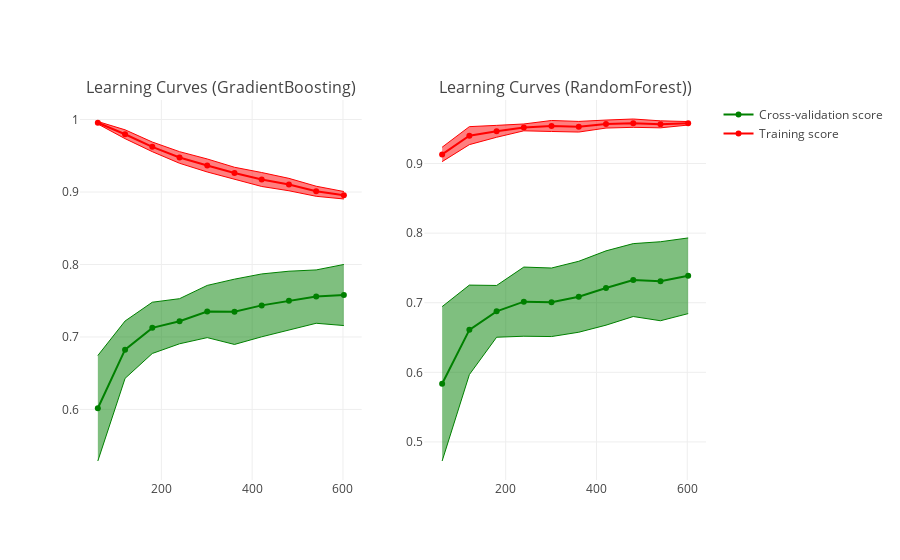

The notebook cell this image was saved under:
### Code cell
cv = ShuffleSplit(n_splits=10, test_size=0.2, random_state=0)

plot_learning_curve(GradientBoostingRegressor(), filtered_data,labels,1,cv=cv)
plot_learning_curve(RandomForestRegressor(), filtered_data,labels,2,cv=cv)
fig['layout'].update(hovermode='closest')
iplot(fig)

### Figure 1 — Plotly figure (JSON) as saved in the notebook; plotly's stock layout.template omitted (floating-point values rounded to 4 significant figures)
{"data": [{"line": {"color": "green", "width": 1}, "mode": "lines", "showlegend": false, "type": "scatter", "uid": "cdb703e2-7352-4975-8db0-02f36a5f70f4", "x": [60, 120, 180, 240, 301, 361, 421, 481, 541, 602], "xaxis": "x", "y": [0.6744, 0.722, 0.7479, 0.7528, 0.7711, 0.7798, 0.7869, 0.7907, 0.7925, 0.8], "yaxis": "y"}, {"fill": "tonexty", "line": {"color": "green", "width": 1}, "mode": "lines", "showlegend": false, "type": "scatter", "uid": "ca4e2497-ddff-48f5-96e8-56130b33994b", "x": [60, 120, 180, 240, 301, 361, 421, 481, 541, 602], "xaxis": "x", "y": [0.5288, 0.6429, 0.6772, 0.6906, 0.6991, 0.6897, 0.7002, 0.7093, 0.7189, 0.7157], "yaxis": "y"}, {"line": {"color": "red", "width": 1}, "mode": "lines", "showlegend": false, "type": "scatter", "uid": "c3d450ae-2746-44b2-8af4-e25d7721c937", "x": [60, 120, 180, 240, 301, 361, 421, 481, 541, 602], "xaxis": "x", "y": [0.9972, 0.9858, 0.969, 0.9557, 0.9456, 0.9342, 0.9269, 0.9188, 0.908, 0.9007], "yaxis": "y"}, {"fill": "tonexty", "line": {"color": "red", "width": 1}, "mode": "lines", "showlegend": false, "type": "scatter", "uid": "0b101e76-0c22-4966-bb52-e5a2774c2354", "x": [60, 120, 180, 240, 301, 361, 421, 481, 541, 602], "xaxis": "x", "y": [0.9939, 0.9736, 0.9556, 0.9396, 0.9277, 0.9182, 0.9076, 0.9017, 0.8941, 0.8904], "yaxis": "y"}, {"marker": {"color": "red"}, "name": "Training score", "showlegend": true, "type": "scatter", "uid": "42e748dc-1947-476b-93c6-8c4e62e51fff", "x": [60, 120, 180, 240, 301, 361, 421, 481, 541, 602], "xaxis": "x", "y": [0.9956, 0.9797, 0.9623, 0.9477, 0.9366, 0.9262, 0.9173, 0.9103, 0.901, 0.8955], "yaxis": "y"}, {"marker": {"color": "green"}, "name": "Cross-validation score", "showlegend": true, "type": "scatter", "uid": "154fe37a-b877-468f-87f0-9d06475c1d64", "x": [60, 120, 180, 240, 301, 361, 421, 481, 541, 602], "xaxis": "x", "y": [0.6016, 0.6824, 0.7126, 0.7217, 0.7351, 0.7347, 0.7436, 0.75, 0.7557, 0.7579], "yaxis": "y"}, {"line": {"color": "green", "width": 1}, "mode": "lines", "showlegend": false, "type": "scatter", "uid": "cd69aaa7-a771-40fa-8350-b517b9ae3a19", "x": [60, 120, 180, 240, 301, 361, 421, 481, 541, 602], "xaxis": "x2", "y": [0.6944, 0.7253, 0.7248, 0.7512, 0.7499, 0.7596, 0.7745, 0.7849, 0.7876, 0.7931], "yaxis": "y2"}, {"fill": "tonexty", "line": {"color": "green", "width": 1}, "mode": "lines", "showlegend": false, "type": "scatter", "uid": "69639895-863c-4d18-8e0c-861acd68f87f", "x": [60, 120, 180, 240, 301, 361, 421, 481, 541, 602], "xaxis": "x2", "y": [0.4726, 0.5967, 0.6504, 0.6518, 0.6514, 0.6576, 0.6677, 0.6802, 0.6741, 0.6844], "yaxis": "y2"}, {"line": {"color": "red", "width": 1}, "mode": "lines", "showlegend": false, "type": "scatter", "uid": "fd6e49ae-4f55-4ead-8cf9-5143ca9163f1", "x": [60, 120, 180, 240, 301, 361, 421, 481, 541, 602], "xaxis": "x2", "y": [0.9234, 0.953, 0.9549, 0.9569, 0.9619, 0.9606, 0.9625, 0.964, 0.9614, 0.9604], "yaxis": "y2"}, {"fill": "tonexty", "line": {"color": "red", "width": 1}, "mode": "lines", "showlegend": false, "type": "scatter", "uid": "f6952fc0-3126-4a98-a549-6af900225094", "x": [60, 120, 180, 240, 301, 361, 421, 481, 541, 602], "xaxis": "x2", "y": [0.9027, 0.9272, 0.9378, 0.947, 0.9461, 0.9452, 0.951, 0.952, 0.9513, 0.9553], "yaxis": "y2"}, {"marker": {"color": "red"}, "name": "Training score", "showlegend": false, "type": "scatter", "uid": "99b843e2-0aa4-4eaf-afd8-6bff7f01b563", "x": [60, 120, 180, 240, 301, 361, 421, 481, 541, 602], "xaxis": "x2", "y": [0.9131, 0.9401, 0.9463, 0.9519, 0.954, 0.9529, 0.9567, 0.958, 0.9563, 0.9578], "yaxis": "y2"}, {"marker": {"color": "green"}, "name": "Cross-validation score", "showlegend": false, "type": "scatter", "uid": "015174a6-70d5-41fc-a562-cd4ed357a853", "x": [60, 120, 180, 240, 301, 361, 421, 481, 541, 602], "xaxis": "x2", "y": [0.5835, 0.661, 0.6876, 0.7015, 0.7006, 0.7086, 0.7211, 0.7325, 0.7309, 0.7387], "yaxis": "y2"}], "layout": {"annotations": [{"font": {"size": 16}, "showarrow": false, "text": "Learning Curves (GradientBoosting)", "x": 0.225, "xanchor": "center", "xref": "paper", "y": 1, "yanchor": "bottom", "yref": "paper"}, {"font": {"size": 16}, "showarrow": false, "text": "Learning Curves (RandomForest))", "x": 0.775, "xanchor": "center", "xref": "paper", "y": 1, "yanchor": "bottom", "yref": "paper"}], "hovermode": "closest", "xaxis": {"anchor": "y", "domain": [0, 0.45]}, "xaxis2": {"anchor": "y2", "domain": [0.55, 1]}, "yaxis": {"anchor": "x", "domain": [0, 1]}, "yaxis2": {"anchor": "x2", "domain": [0, 1]}}}
